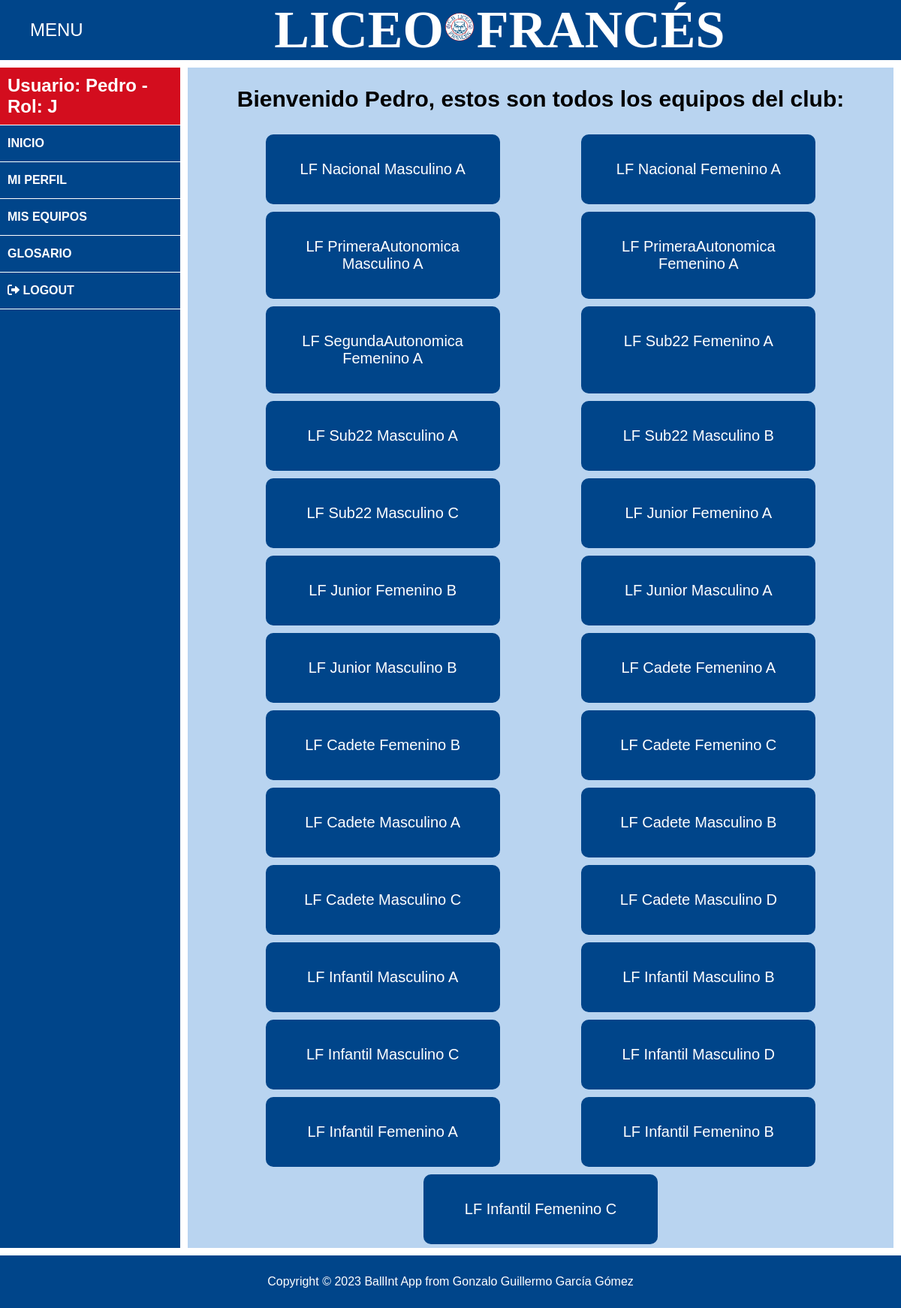
Page /index.php (signed in) on the committed database.
### tables this page shows
CREATE TABLE `equipos` (
  `id` int(10) NOT NULL,
  `id_equipo` varchar(50) NOT NULL,
  `categoria` varchar(50) NOT NULL,
  `seccion` enum('Masculino','Femenino') NOT NULL,
  `letra` varchar(1) DEFAULT NULL,
  `PJ` int(11) NOT NULL,
  `W` int(11) NOT NULL,
  `L` int(11) NOT NULL,
  `PPP` int(11) NOT NULL,
  `PPR` int(11) NOT NULL,
  `MT` float NOT NULL,
  `MSMS` float NOT NULL,
  `T2A` int(11) NOT NULL,
  `T2F` int(11) NOT NULL,
  `T3A` int(11) NOT NULL,
  `T3F` int(11) NOT NULL,
  `TLA` int(11) NOT NULL,
  `TLF` int(11) NOT NULL,
  `FLH` int(11) NOT NULL,
  `TEC` int(11) NOT NULL,
  `FLR` int(11) NOT NULL,
  `RBO` int(11) NOT NULL,
  `RBD` int(11) NOT NULL,
  `ROB` int(11) NOT NULL,
  `TAP` int(11) NOT NULL,
  `PRD` int(11) NOT NULL,
  `AST` int(11) NOT NULL,
  `PTQ1` int(11) NOT NULL,
  `PTQ2` int(11) NOT NULL,
  `PTQ3` int(11) NOT NULL,
  `PTQ4` int(11) NOT NULL,
  `PTQE` int(11) NOT NULL
);

### includes/config.php (called while the page is built, shortened)
<?php
spl_autoload_register(function ($class) {
    $prefix = 'es\\ucm\\fdi\\';
    $base_dir = __DIR__ . '/';
    $len = strlen($prefix);
    $relative_class = substr($class, $len);
    if(substr($relative_class,0,7) == 'Usuario'){
        $file = $base_dir . 'usuarios/' . str_replace('\\', '/', $relative_class) . '.php';
        if (file_exists($file)) {
            require $file;
        }
    }
    else{
        $file = $base_dir . str_replace('\\', '/', $relative_class) . '.php';
    }
});
?>

### includes/usuarios/Usuario.php (called while the page is built, shortened)
<?php
class Usuario{
    public static function getRoles($user){
        $conn = Aplicacion::getInstance()->getConexionBd();
        $query = sprintf("SELECT DISTINCT rol FROM credenciales WHERE user='%s'", $conn->real_escape_string($user));
        $rs = $conn->query($query);
        $result = array();
        if ($rs) {
            while ($fila = $rs->fetch_assoc()) {
                $result[] = $fila['rol'];
            }
        } else {
            error_log("Error BD ({$conn->errno}): {$conn->error}");
        }
        return $result;
    }
}
?>

### includes/Equipo.php (the view, shortened to what this page needs)
<?php
class Equipo{
    public static function getListadoEquipos(){
        $equipos = array();
        $conn = Aplicacion::getInstance()->getConexionBd();
        $sql = "SELECT id_equipo FROM equipos ORDER BY id ASC";
        if ($resultado = $conn->query($sql)) {
            while ($fila = $resultado->fetch_assoc()) {
                $equipos[] = $fila['id_equipo'];
            }
        }
        return $equipos;
    }
    public static function getDatosEquipo($equipo){
        $result = false;
        $conn = Aplicacion::getInstance()->getConexionBd();
        $query = sprintf("SELECT * FROM equipos WHERE id_equipo='%s'", $conn->real_escape_string($equipo));
        $rs = $conn->query($query);
        if ($rs) {
            $fila = $rs->fetch_assoc();
            if ($fila) {
                $result = $fila;
            }
        } else {
            error_log("Error BD ({$conn->errno}): {$conn->error}");
        }
        return $result;
    }
    public static function mostrarListadoEquipos($equipos){
        $html = '';
        $html .= <<<EOS
        <div class="cajasEquipos">
        EOS;
            foreach ($equipos as $equipo) {
                $html .= self::mostrarCajaEquipo($equipo);
            }
            $html .= <<<EOS
        </div>
        EOS;
        return $html;
    }
    public static function mostrarCajaEquipo($equipo){
        $datosEquipo = self::getDatosEquipo($equipo);
        $html = '';
        $html .= <<<EOS
            <div class="equipo">
                <a href="pagina_equipo.php?equipo={$equipo}">
                    <p>LF {$datosEquipo['categoria']} {$datosEquipo['seccion']} {$datosEquipo['letra']}</p>
                </a>
            </div>
        EOS;
        return $html;
    }
    public static function mostrarEquipos(){
        $equiposClub = self::getListadoEquipos();
        $equiposMostrar = self::mostrarListadoEquipos($equiposClub);
        return $equiposMostrar;
    }
}
?>

### index.php (shortened to what this page needs)
<?php
require_once __DIR__.'/includes/config.php';
$contenidoPrincipal = '';
$htmlEquiposClub = es\ucm\fdi\Equipo::mostrarEquipos();
if (isset($_SESSION["login"])) {
    $contenidoPrincipal .= <<<EOS
    <h1>Bienvenido {$_SESSION['nombre']}, estos son todos los equipos del club:</h1>
    $htmlEquiposClub
    EOS;
} else {
    header('Location: login.php');
}
require __DIR__.'/includes/vistas/plantilla.php';
?>

### includes/vistas/plantilla.php (shortened to what this page needs)
<!DOCTYPE html>
<html>
    <head>
        <link rel="stylesheet" href="https://use.fontawesome.com/releases/v5.8.1/css/all.css">
        <link rel="stylesheet" href="https://cdnjs.cloudflare.com/ajax/libs/font-awesome/6.0.0-beta3/css/all.min.css">
        <link rel="stylesheet" type="text/css" href="<?= RUTA_CSS ?>/automatizacion.css" />
        <link rel="stylesheet" type="text/css" href="<?= RUTA_CSS ?>/sidebarDer.css" />
        <link rel="stylesheet" type="text/css" href="<?= RUTA_CSS ?>/cabecera.css" />
        <link rel="stylesheet" type="text/css" href="<?= RUTA_CSS ?>/cambioPass.css" />
        <link rel="stylesheet" type="text/css" href="<?= RUTA_CSS ?>/analizadorstyles.css" />
        <link rel="stylesheet" type="text/css" href="<?= RUTA_CSS ?>/perfil.css" />
        <link rel="stylesheet" type="text/css" href="<?= RUTA_CSS ?>/login.css" />
        <link rel="stylesheet" type="text/css" href="<?= RUTA_CSS ?>/sidebarIzq.css" />
        <link rel="stylesheet" type="text/css" href="<?= RUTA_CSS ?>/main.css" />
        <link rel="stylesheet" type="text/css" href="<?= RUTA_CSS ?>/footer.css" />
        <link rel="stylesheet" type="text/css" href="<?= RUTA_CSS ?>/body.css" />
    </head>
</html>
<?php
            require('./includes/vistas/cabecera.php');
    ?>
<body>
    <?php
            require('./includes/vistas/sidebarIzq.php');
            require('./includes/vistas/main.php');
            require('./includes/vistas/pie.php');
    ?>
</body>

### includes/vistas/cabecera.php
<header>
	<?php if (isset($_SESSION['login']) && ($_SESSION['login'] === true)) { ?>
		<div id="sidebarButtonContainer">
			<button id="toggleSidebar">MENU</button>
		</div>
	<?php } ?>
	<div class="cabeza">
		<div class="tituloCabecera">
			<h1>LICEO </h1><a href="index.php"><img src="<?= RUTA_IMGS . '/icono_club.png' ?>" alt="imagen"></a><h1>FRANCÉS</h1>
		</div>
	</div>
</header>

### includes/vistas/sidebarIzq.php (shortened to what this page needs)
<aside id="sidebarIzq">
    <?php if (isset($_SESSION['login']) && ($_SESSION['login']===true)) {
        $roles = es\ucm\fdi\Usuario::getRoles($_SESSION['nombre']);
    ?>
    <div class="infoCabecera">
        <?= mostrarSaludo(); ?>
    </div>
	<ul class="menu_box">
        <?php if (in_array('J', $roles)) { ?>
            <li><a href="index.php">INICIO</a></li>
            <li><a href="pagina_perfil.php">MI PERFIL</a></li>
            <li><a href="pagina_misequipos.php">MIS EQUIPOS</a></li>
            <li><a href="pagina_glosario.php">GLOSARIO</a></li>
        <?php } ?>
        <li><a href='logout.php'><i class='fa fa-sign-out-alt'></i> LOGOUT</a></li>
	</ul>
    <?php } ?>
</aside>
<?php
    function mostrarSaludo() {
        $saludoCabecera = '';
        if (isset($_SESSION['login']) && ($_SESSION['login']===true)) {
            $saludoCabecera .= <<<EOS
            <h1>Usuario: {$_SESSION['nombre']} - Rol: {$_SESSION['roles']}</h1>
        EOS;
        } else {
            $saludoCabecera .= "Usuario desconocido. <a href='login.php'>Login</a> <a href='registro.php'>Registro</a>";
        }
        return $saludoCabecera;
    }
?>

### includes/vistas/main.php
<main id="Log">
    <article>
        <?= $contenidoPrincipal ?>
    </article>
</main>

### includes/vistas/pie.php
<footer>
Copyright © 2023 BallInt App from Gonzalo Guillermo García Gómez
</footer>

### styles/cabecera.css (style rules this page uses)
header { position: relative; width: 100%; display: flex; flex-direction: row; align-items: center; justify-content: space-between; min-height: 10vh; background-color: #00458a; color: white; border-bottom: 10px solid #ffffff; box-sizing: border-box; }
header div.cabeza { height: 100%; display: flex; flex-direction: row ; justify-content: center; align-items: center; font-family: Perpetua; font-size: 40px; max-width: 50%; flex: 1; margin-left: auto; margin-right: auto; }
header div.cabeza div.tituloCabecera { height: 100%; display: flex; flex-direction: row ; justify-content: center; align-items: center; }
header img { max-width: 100%; width: auto; max-height: 100%; }
header div.tituloCabecera h1 { margin:0; }
#sidebarButtonContainer { display: flex; align-items: center; margin-left: 20px; }
#toggleSidebar { background: none; border: none; cursor: pointer; font-size: 24px; color: white; font-family: Helvetica; transition: background-color 0.3s; padding: 10px 20px; }

### styles/perfil.css (style rules this page uses)
.tituloCabecera { display: flex; align-items: center; font-size: 35px; }

### styles/sidebarIzq.css (style rules this page uses)
#sidebarIzq { width: 20%; height: 100%; display: block; flex-direction: column; float: left; font-weight: bold; transition: width 0.3s ease 0.3s; background-color: #00458a; color: white; min-height: 80vh; margin: 0; }
aside#sidebarIzq div.infoCabecera { display: block; font-weight: bold; padding: 0; margin: 0; overflow: hidden; max-width: 100%; border-bottom: 1px solid white; box-sizing: border-box; transition: background-color 0.3s ease; background-color: #d30d1e; }
aside#sidebarIzq div.infoCabecera h1, aside#sidebarIzq div.infoCabecera a, aside#sidebarIzq div.infoCabecera i { display: block; font-weight: bold; padding:10px; margin: 0; }
aside#sidebarIzq ul.menu_box li { padding: 10px 0; border-bottom: 1px solid white; }
aside#sidebarIzq ul.menu_box { display: block; font-weight: bold; padding: 0; margin: 0; list-style: none; overflow-y: hidden; overflow-x: hidden; }
aside#sidebarIzq ul.menu_box li a { display: block; color: white; text-decoration: none; padding: 5px 10px; transition: background-color 0.3s ease; }

### styles/main.css (style rules this page uses)
main#Log { min-height: 80vh; height: 100%; float: left; width: 80%; display: flex; flex-direction: column; transition: width 0.3s ease 0.3s; border-left: 10px solid #ffffff; border-right: 10px solid #ffffff; box-sizing: border-box; }
body main article { display: flex; flex-direction: column; width: 100%; min-height: 80vh; }
main#Log article { font-size: 20px; background-color: #b9d4f0; }
main#Log article h1 { text-align: center; }
article div.cajasEquipos { display: flex; flex-flow: row wrap; justify-content: space-evenly; border-radius: 10px; transition: background-color 0.3s ease; text-align: center; }
article div.equipo { width: 30%; padding: 15px; margin: 5px; background-color: #00458a; border-radius: 10px; transition: background-color 0.3s ease; text-align: center; }
article div.equipo a { display: block; text-decoration: none; color: white; width: 100%; height: 100%; }

### styles/footer.css (style rules this page uses)
footer { min-height: 10vh; clear: both; background-color: #00458a; color: white; text-align: center; display: flex; align-items: center; justify-content: center; font-family: Helvetica, sans-serif; border-top: 10px solid #ffffff; box-sizing: border-box; margin: 0; padding:0; }

### styles/body.css (style rules this page uses)
body { margin:0px; min-height:100vh; width: 100%; height: 100%; font-family: Helvetica; background-color: #00458a; }

### rows in the picture
equipos: categoria "Nacional", seccion "Masculino", letra "A"
equipos: categoria "Nacional", seccion "Femenino", letra "A"
equipos: categoria "PrimeraAutonomica", seccion "Masculino", letra "A"
equipos: categoria "PrimeraAutonomica", seccion "Femenino", letra "A"
equipos: categoria "SegundaAutonomica", seccion "Femenino", letra "A"
equipos: categoria "Sub22", seccion "Femenino", letra "A"
equipos: categoria "Sub22", seccion "Masculino", letra "A"
equipos: categoria "Sub22", seccion "Masculino", letra "B"
equipos: categoria "Sub22", seccion "Masculino", letra "C"
equipos: categoria "Junior", seccion "Femenino", letra "A"
equipos: categoria "Junior", seccion "Femenino", letra "B"
equipos: categoria "Junior", seccion "Masculino", letra "A"
equipos: categoria "Junior", seccion "Masculino", letra "B"
equipos: categoria "Cadete", seccion "Femenino", letra "A"
equipos: categoria "Cadete", seccion "Femenino", letra "B"
equipos: categoria "Cadete", seccion "Femenino", letra "C"
equipos: categoria "Cadete", seccion "Masculino", letra "A"
equipos: categoria "Cadete", seccion "Masculino", letra "B"
equipos: categoria "Cadete", seccion "Masculino", letra "C"
equipos: categoria "Cadete", seccion "Masculino", letra "D"
equipos: categoria "Infantil", seccion "Masculino", letra "A"
equipos: categoria "Infantil", seccion "Masculino", letra "B"
equipos: categoria "Infantil", seccion "Masculino", letra "C"
equipos: categoria "Infantil", seccion "Masculino", letra "D"
equipos: categoria "Infantil", seccion "Femenino", letra "A"
equipos: categoria "Infantil", seccion "Femenino", letra "B"
equipos: categoria "Infantil", seccion "Femenino", letra "C"

### other values in the picture
$_SESSION['nombre'] "Pedro"
$_SESSION['roles'] "J"
